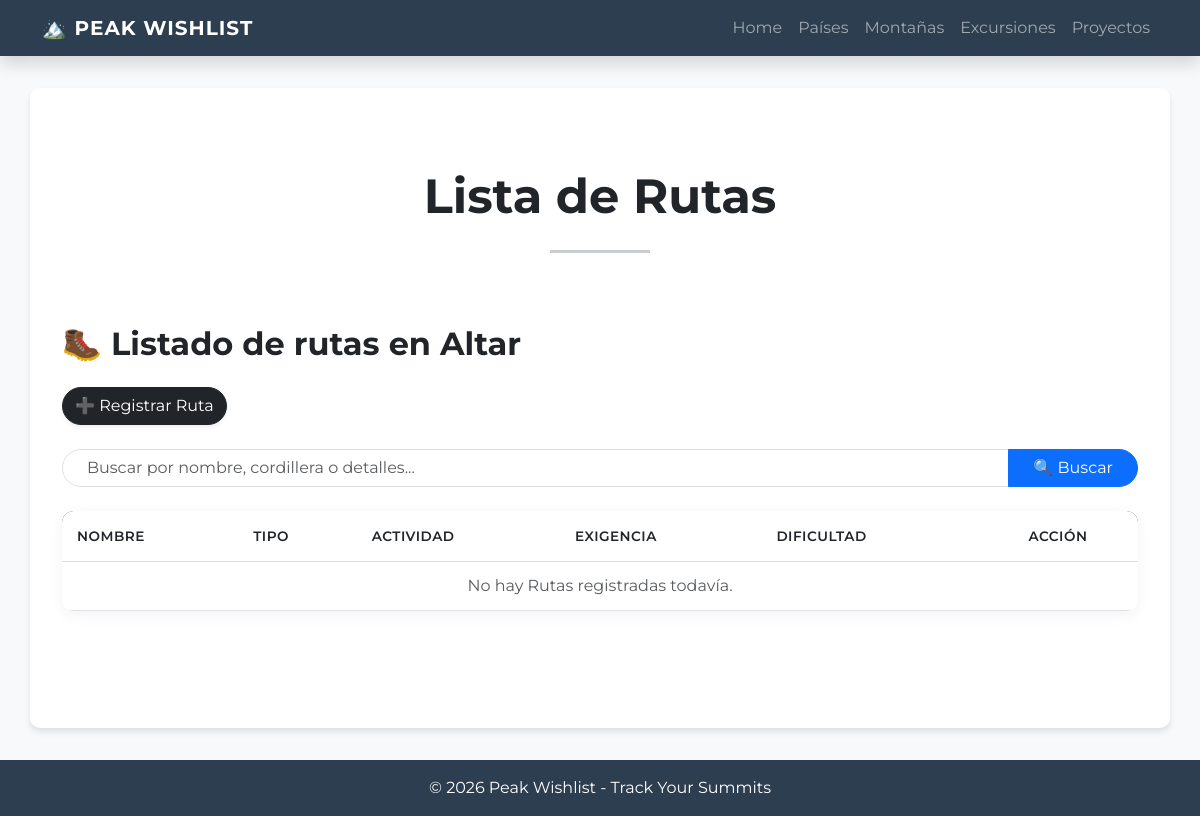
Before: /montana/rutas/15/ with the older database file.
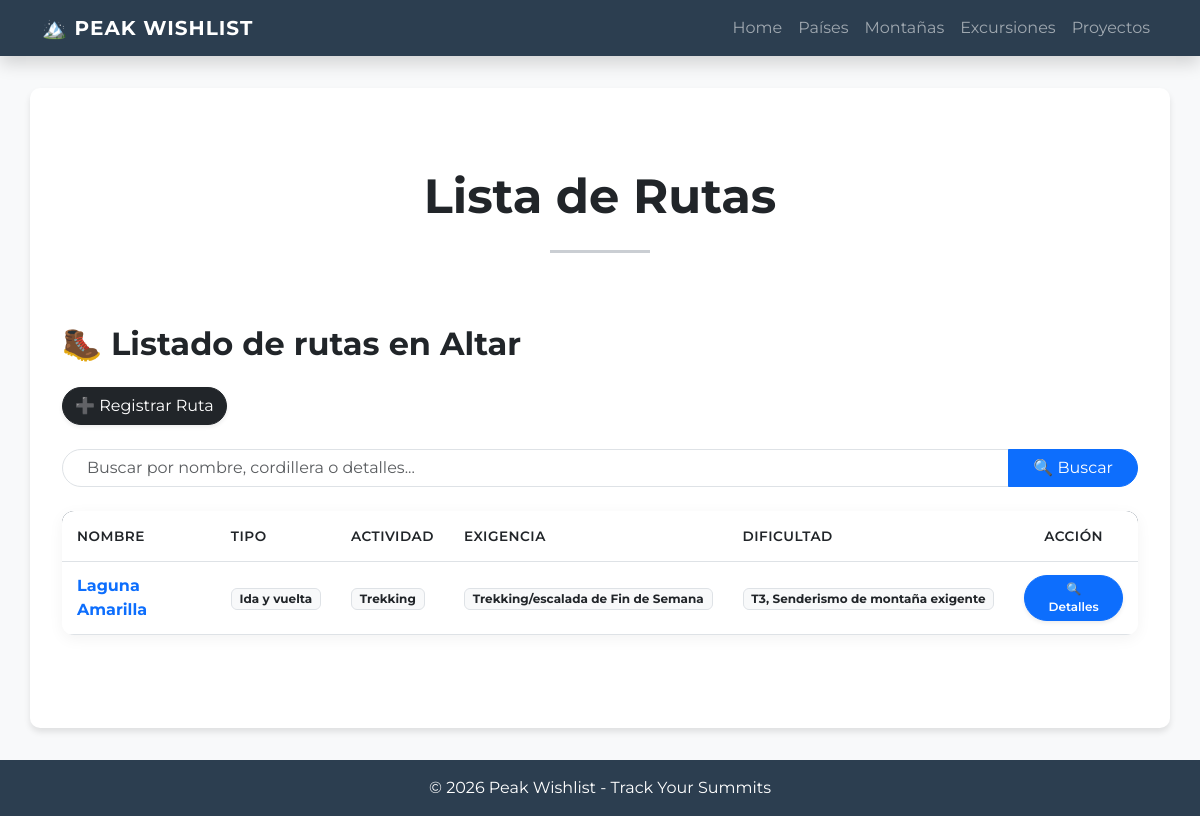
After: the same page with the newer database file.
### peak_wishlist/models.py (models this page shows, shortened)
class Ruta(models.Model):
    class DificultadEscalada(models.TextChoices):
        R_56_4C_TRAD = "5.6 - 4c - Trad", "5.6 - 4c - Trad"
        R_56_4C_SPORT = "5.6 - 4c - Sport", "5.6 - 4c - Sport"
        R_57_5A_TRAD = "5.7 - 5a - Trad", "5.7 - 5a - Trad"
        R_57_5A_SPORT = "5.7 - 5a - Sport", "5.7 - 5a - Sport"
        R_58_5B_TRAD = "5.8 - 5b - Trad", "5.8 - 5b - Trad"
        R_58_5B_SPORT = "5.8 - 5b - Sport", "5.8 - 5b - Sport"
        R_59_5C_TRAD = "5.9 - 5c - Trad", "5.9 - 5c - Trad"
        R_59_5C_SPORT = "5.9 - 5c - Sport", "5.9 - 5c - Sport"
        R_510A_6A_TRAD = "5.10a - 6a - Trad", "5.10a - 6a - Trad"
        R_510A_6A_SPORT = "5.10a - 6a - Sport", "5.10a - 6a - Sport"
        R_510B_6A1_TRAD = "5.10b - 6a+ - Trad", "5.10b - 6a+ - Trad"
        R_510B_6A1_SPORT = "5.10b - 6a+ - Sport", "5.10b - 6a+ - Sport"
        R_510C_6B_TRAD = "5.10c - 6b - Trad", "5.10c - 6b - Trad"
        R_510C_6B_SPORT = "5.10c - 6b - Sport", "5.10c - 6b - Sport"
        R_510D_6B1_TRAD = "5.10d - 6b+ - Trad", "5.10d - 6b+ - Trad"
        R_510D_6B1_SPORT = "5.10d - 6b+ - Sport", "5.10d - 6b+ - Sport"
        R_511A_6C_TRAD = "5.11a - 6c - Trad", "5.11a - 6c - Trad"
        R_511A_6C_SPORT = "5.11a - 6c - Sport", "5.11a - 6c - Sport"
        R_511B_6C1_TRAD = "5.11b - 6c+ - Trad", "5.11b - 6c+ - Trad"
        R_511B_6C1_SPORT = "5.11b - 6c+ - Sport", "5.11b - 6c+ - Sport"
        R_511C_7A_TRAD = "5.11c - 7a - Trad", "5.11c - 7a - Trad"
        R_511C_7A_SPORT = "5.11c - 7a - Sport", "5.11c - 7a - Sport"
        R_511D_7A1_TRAD = "5.11d - 7a+ - Trad", "5.11d - 7a+ - Trad"
        R_511D_7A1_SPORT = "5.11d - 7a+ - Sport", "5.11d - 7a+ - Sport"
        R_512A_7B_TRAD = "5.12a - 7b - Trad", "5.12a - 7b - Trad"
        R_512A_7B_SPORT = "5.12a - 7b - Sport", "5.12a - 7b - Sport"
        R_512B_7B1_TRAD = "5.12b - 7b+ - Trad", "5.12b - 7b+ - Trad"
        R_513A_8A_SPORT = "5.13a - 8a - Sport", "5.13a - 8a - Sport"
        R_514A_8C_SPORT = "5.14a - 8c - Sport", "5.14a - 8c - Sport"
        R_515A_9B_SPORT = "5.15a - 9b - Sport", "5.15a - 9b - Sport"
    class DificultadAltaMontana(models.TextChoices):
        F = "F, I/II, 30°", "F, I/II, 30°"
        PD_MINUS = "PD-, II, 35°", "PD-, II, 35°"
        PD = "PD, II+, 40°", "PD, II+, 40°"
        PD_PLUS = "PD+, III, 45°", "PD+, III, 45°"
        AD_MINUS = "AD-, III+, 45°", "AD-, III+, 45°"
        AD = "AD, IV, 50°", "AD, IV, 50°"
        AD_PLUS = "AD+, IV+, 55°", "AD+, IV+, 55°"
        D_MINUS = "D-, V-, 60°", "D-, V-, 60°"
        D = "D, V, 65°", "D, V, 65°"
        D_PLUS = "D+, V+, 70°", "D+, V+, 70°"
        TD_MINUS = "TD-, VI-, 75°", "TD-, VI-, 75°"
        TD = "TD, VI, 80°", "TD, VI, 80°"
        TD_PLUS = "TD+, VI+, 85°", "TD+, VI+, 85°"
        ED1 = "ED1, VII, 90°", "ED1, VII, 90°"
        ED2 = "ED2, VII+, 90°", "ED2, VII+, 90°"
        ED3 = "ED3, VIII, 90°+", "ED3, VIII, 90°+"
        ED4 = "ED4, VIII+, 90°/100°", "ED4, VIII+, 90°/100°"
    class DificultadSenderismo(models.TextChoices):
        T1 = "T1, Senderismo", "T1, Senderismo"
        T2 = "T2, Senderismo de montaña", "T2, Senderismo de montaña"
        T3 = "T3, Senderismo de montaña exigente", "T3, Senderismo de montaña exigente"
        T4 = "T4, Senderismo alpino", "T4, Senderismo alpino"
        T5 = "T5, Senderismo alpino exigente", "T5, Senderismo alpino exigente"
        T6 = "T6, Senderismo alpino difícil", "T6, Senderismo alpino difícil"
    class DificultadMTB(models.TextChoices):
        S0 = "S0, Muy fácil", "S0, Muy fácil"
        S1 = "S1, Fácil", "S1, Fácil"
        S2 = "S2, Moderada", "S2, Moderada"
        S3 = "S3, Difícil", "S3, Difícil"
        S4 = "S4, Muy difícil", "S4, Muy difícil"
        S5 = "S5, Extrema", "S5, Extrema"
    class TipoActividad(models.TextChoices):
        ALTA_MONTANA = 'Alta Montaña'
        ESCALADA_EN_ROCA = 'Escalada'
        TREKKING = 'Trekking'
        MTB = 'Bicicleta de Montaña'
    class TipoTrayecto(models.TextChoices):
        IDA_Y_VUELTA = 'Ida y vuelta'
        Circuito = 'Circuito'
        Travesia = 'Travesia'
        Circunvalacion = 'Circunvalacion'
    class ExigenciaFisica(models.TextChoices):
        UN_DIA_E = 'Treking/escalada de un Dia'
        DOS_DIAS = 'Trekking/escalada de Fin de Semana'
        VARIOS_DIAS = 'Varios Dias en Montaña'
        GRAN_RECORRIDO = 'Gran Recorrido'
        RECORRIDO_LOCAL = 'Recorrido Local'
    class UnidadTiempo(models.TextChoices):
        DIAS = 'Dias'
        HORAS = 'Horas'
    nombre = models.CharField(max_length= 50, null=False, blank=False, default="Ruta Normal")
    actividad = models.CharField(max_length=30, choices=TipoActividad.choices, null=False, blank=False)
    tipo_trayecto = models.CharField(max_length=20, choices=TipoTrayecto.choices, null=False, blank=False)
    exigencia = models.CharField(max_length=50, choices=ExigenciaFisica.choices, null=False, blank=False)
    distancia = models.DecimalField(max_digits=7, decimal_places=2, null=False, blank=False)
    desnivel_positivo = models.DecimalField(max_digits=7, decimal_places=2, null=False, blank=False)
    informacion_general = models.TextField(max_length=250, null=True, blank=True)
    gps_trakking = models.URLField(max_length=100, null=False, blank=False)
    montana = models.ForeignKey(Montana, null=False, blank= False, on_delete=models.CASCADE, verbose_name="montaña")
    equipo_sugerido = models.TextField(max_length=250, null=False, blank=False)
    tiempo_estimado = models.IntegerField(null=False, blank= False)
    unidad_tiempo_estimado = models.CharField(choices=UnidadTiempo.choices, blank=False, null=False)
    dificultad_tecnica = models.CharField(max_length=50, null=False, blank=False)
    observaciones = models.TextField(max_length=200, null=True, blank=True)
    indicaciones_inicio_ruta = models.TextField(max_length=200, null=True, blank=True)

### peak_wishlist/views/ruta.py (the view)
class RutaList(ListView):
    model = Ruta
    template_name = "peak_wishlist/rutas.html"
    context_object_name = "rutas"
    def get_queryset(self) -> QuerySet[Any]:
        montana_id = self.kwargs.get("montana_id")
        if montana_id:
            self.montana = get_object_or_404(Montana, id=montana_id)
            queryset = Ruta.objects.filter(montana=self.montana).order_by("nombre")
        else:
            self.montana = None
            queryset = Ruta.objects.all().order_by("nombre")
        query = self.request.GET.get("q")
        if query:
            queryset = queryset.filter(Q(nombre__icontains=query))
        return queryset
    def get_context_data(self, **kwargs: Any) -> dict[str, Any]:
        context = super().get_context_data(**kwargs)
        if self.montana:
            context["extension_titulo"] = f"en {self.montana.nombre}"
        else:
            context["extension_titulo"] = ""
        return context

### peak_wishlist/templates/peak_wishlist/rutas.html (shortened to what this page needs)
{% extends 'peak_wishlist/base.html' %}
{% block contenido %}
<div class="text-center py-5">
    <h3 class="display-5 fw-bold text-dark">Lista de Rutas</h3>
    <hr class="my-4 mx-auto" style="width: 100px; border-top: 3px solid #2c3e50;">
</div>
<h2 class="mb-4 text-dark fw-bold">🥾 Listado de rutas {{ extension_titulo }}</h2>
<div class="mb-4">
    <a href="{% url 'peak_wishlist:registrar_ruta' montana_id=view.kwargs.montana_id %}"
       class="btn btn-dark rounded-pill shadow-sm">
        ➕ Registrar Ruta
    </a>
</div>
{% include 'peak_wishlist/componentes/search_bar.html' %}
<div class="table-container-custom table-responsive">
    <table class="table table-custom mb-0">
        <thead>
            <tr>
                <th>Nombre</th>
                <th>Tipo</th>
                <th>Actividad</th>
                <th>Exigencia</th>
                <th>Dificultad</th>
                <th class="text-center">Acción</th>
            </tr>
        </thead>
        <tbody>
            {% for ruta in rutas %}
            <tr>
                <td class="fw-bold text-primary">{{ ruta.nombre }}</td>
                <td>
                    <span class="badge bg-light text-dark border">
                        {{ ruta.tipo_trayecto }}
                    </span>
                </td>
                <td>
                    <span class="badge bg-light text-dark border">
                        {{ ruta.actividad }}
                    </span>
                </td>
                <td>
                    <span class="badge bg-light text-dark border">
                        {{ ruta.exigencia }}
                    </span>
                </td>
                <td >
                    <span class="badge bg-light text-dark border">
                        {{ ruta.dificultad_tecnica }}
                    </span>
                </td>
                <td class="text-center">
                    <a href="{% url 'peak_wishlist:ruta_detail' ruta.pk %}"
                       class="btn btn-sm btn-primary rounded-pill shadow-sm px-3"
                       style="font-size: 0.75rem; font-weight: 600;">
                        🔍 Detalles
                    </a>
                </td>
            </tr>
            {% empty %}
            <tr>
                <td colspan="7" class="text-center py-4 text-muted">
                    No hay Rutas registradas todavía.
                </td>
            </tr>
            {% endfor %}
        </tbody>
    </table>
</div>
{% endblock contenido %}

### peak_wishlist/templates/peak_wishlist/base.html (shortened to what this page needs)
<!doctype html>
<html lang="es">
  <head>
    <link href="https://cdn.jsdelivr.net/npm/bootstrap@5.3.0/dist/css/bootstrap.min.css" rel="stylesheet">
  </head>
  <body class="d-flex flex-column min-vh-100">
    <nav class="navbar navbar-expand-lg navbar-dark shadow">
      <div class="container">
        <a class="navbar-brand" href="{% url 'peak_wishlist:index' %}">
          🏔️ PEAK WISHLIST
        </a>
        <div class="collapse navbar-collapse" id="navbarNav">
          <ul class="navbar-nav ms-auto">
            <li class="nav-item">
              <a class="nav-link" href="{% url 'peak_wishlist:index' %}">Home</a>
            </li>
            <li class="nav-item">
              <a class="nav-link" href="{% url 'peak_wishlist:paises' %}">Países</a>
            </li>
            <li class="nav-item">
              <a class="nav-link" href="{% url 'peak_wishlist:montanas' %}">Montañas</a>
            </li>
            <li class="nav-item">
              <a class="nav-link" href="{% url 'peak_wishlist:excursiones' %}">Excursiones</a>
            </li>
            <li class="nav-item">
              <a class="nav-link" href="{% url 'peak_wishlist:proyectos' %}">Proyectos</a>
            </li>
          </ul>
        </div>
      </div>
    </nav>
    <main class="container main-container">
        {% block contenido %}
        {% endblock contenido %}
    </main>
    <footer class="text-center mt-auto">
      <div class="container">
        <p class="mb-0">&copy; 2026 Peak Wishlist - Track Your Summits</p>
      </div>
    </footer>
  </body>
</html>

### peak_wishlist/templates/peak_wishlist/componentes/search_bar.html (shortened to what this page needs)
<form method="GET" class="mb-4">
    <div class="input-group">
        <input type="text"
               name="q"
               class="form-control rounded-pill-start ps-4"
               placeholder="Buscar por nombre, cordillera o detalles..."
               value="{{ request.GET.q }}">
        <button class="btn btn-primary rounded-pill-end px-4" type="submit">
            🔍 Buscar
        </button>
    </div>
</form>

### peak_wishlist/templates/peak_wishlist/base.html (style rules this page uses)
body { font-family: 'Montserrat', sans-serif; background-color: #f8f9fa; }
.navbar { background-color: #2c3e50 !important; }
.navbar-brand { font-weight: 700; letter-spacing: 1px; }
.main-container { min-height: 80vh; margin-top: 2rem; margin-bottom: 2rem; background: white; padding: 2rem; border-radius: 10px; box-shadow: 0 4px 6px rgba(0,0,0,0.1); }
footer { background-color: #2c3e50; color: white; padding: 1rem 0; margin-top: auto; }
.table-container-custom { background: white; border-radius: 12px; overflow: hidden; box-shadow: 0 4px 15px rgba(0,0,0,0.05); }
.table-custom thead { background-color: #2c3e50; color: white; }
.table-custom th { font-weight: 600; text-transform: uppercase; font-size: 0.85rem; letter-spacing: 0.5px; padding: 15px !important; }
.table-custom td { padding: 12px 15px !important; vertical-align: middle; }
.btn-sm.rounded-pill { transition: all 0.3s ease; }

### peak_wishlist/templates/peak_wishlist/componentes/search_bar.html (style rules this page uses)
.rounded-pill-start { border-radius: 50px 0 0 50px !important; }
.rounded-pill-end { border-radius: 0 50px 50px 0 !important; }

Changed rows visible on the page:
added Ruta: nombre "Laguna Amarilla", tipo_trayecto "Ida y vuelta", actividad "Trekking", exigencia "Trekking/escalada de Fin de Semana", dificultad_tecnica "T3, Senderismo de montaña exigente"
Other visible differences:
text no longer shown: "No hay Rutas registradas todavía."
